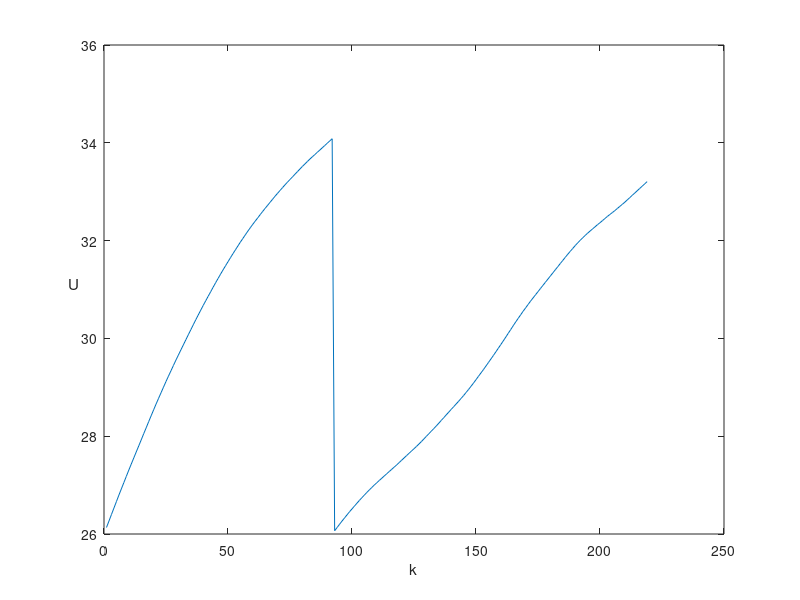

Source code (MATLAB):
clear all

values = importdata("DMC_NASTAWY_3_sterowanie.txt");
y_zad(1:500) = 35;
y_zad(500:1000) = 30;
for i=1:length(values)
e(i) = values(i) - y_zad(i);
end
Blad=(norm(e))^2
plot(values)
% hold on
% plot(y_zad)
% hold off
ylabel("U")
xlabel("k")
% title("E = " + Blad); 
set(get(gca,'ylabel'),'rotation',0)
exportgraphics(gca,'DMC_NASTAWY_3_sterowanie.pdf')
